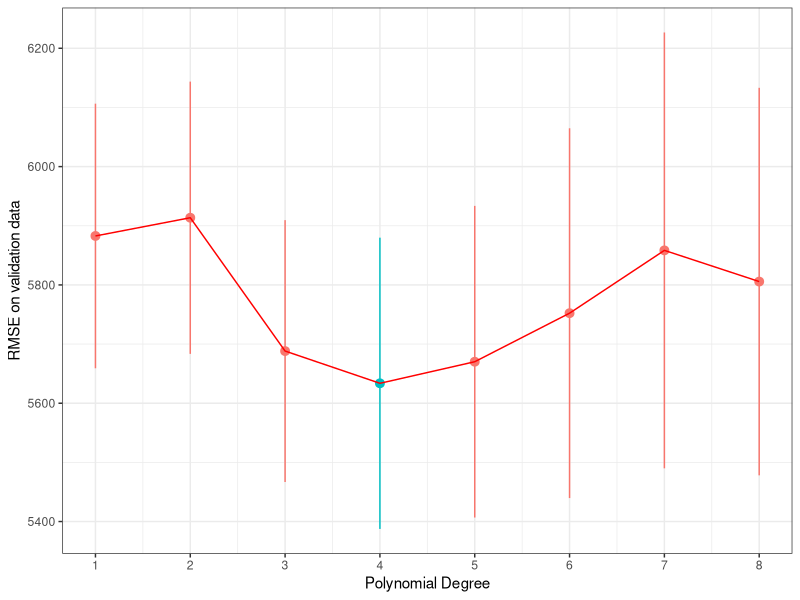

Reproduce this figure in R.
## ---- chunk 1
library(scales)
library(tidyverse)
library(knitr)

# set plot theme
theme_set(theme_bw())
## ---- chunk 2

set.seed(42)
 
data <- read_tsv("trips_per_day.tsv")
n <- nrow(data) # total rows in the data
shuffled_indices <- sample(n) 
 
 
n_test <- floor(0.1 * n)
test_idx <- shuffled_indices[1:n_test]
test_set <- data[test_idx, ]
 
 
remaining_idx <- shuffled_indices[(n_test + 1):n]
remaining_data <- data[remaining_idx, ]
 
 
num_folds <- 5
train_val_set <- remaining_data %>%
  mutate(fold = ((row_number() - 1) %% num_folds) + 1)
 
head(train_val_set)
## ---- chunk 3
K <- 1:8
avg_validate_err <- c()
se_validate_err <- c()
for (k in K) {

  # do 5-fold cross-validation within each value of k
  validate_err <- c()
  for (f in 1:num_folds) {
    # fit on the training data
    train_set <- filter(train_val_set, fold != f)
    model <- lm(num_trips ~ poly(tmin, k, raw = T), data=train_set)

    # evaluate on the validation data
    val_set <- filter(train_val_set, fold == f)
    validate_err[f] <- sqrt(mean((predict(model, val_set) - val_set$num_trips)^2))
  }

  # compute the average validation error across folds
  # and the standard error on this estimate
  avg_validate_err[k] <- mean(validate_err)
  se_validate_err[k] <- sd(validate_err) / sqrt(num_folds)
}
print(min(avg_validate_err))
## ---- chunk 4
# plot the validate error, highlighting the value of k with the lowest average error
plot_data <- data.frame(K, avg_validate_err, se_validate_err)
ggplot(plot_data, aes(x=K, y=avg_validate_err)) +
  geom_pointrange(aes(ymin=avg_validate_err - se_validate_err,
                      ymax=avg_validate_err + se_validate_err,
                      color=avg_validate_err == min(avg_validate_err))) +
  geom_line(color = "red") +
  scale_x_continuous(breaks=1:12) +
  theme(legend.position="none") +
  xlab('Polynomial Degree') +
  ylab('RMSE on validation data')
## ---- chunk 5
avg_validate_err <- c()
se_validate_err <- c()

for (f in 1:num_folds) {
# fit on the training data
    train_set <- filter(train_val_set, fold != f)
    model <- lm(num_trips ~ tmax*snwd*prcp, data=train_set)

    # evaluate on the validation data
    val_set <- filter(train_val_set, fold == f)
    validate_err[f] <- sqrt(mean((predict(model, val_set) - val_set$num_trips)^2))
}

  # compute the average validation error across folds
  # and the standard error on this estimate
  avg_validate_err <- mean(validate_err)
  se_validate_err<- sd(validate_err) / sqrt(num_folds)

  print(avg_validate_err)

## ---- chunk 6
K <- 1:8
avg_validate_err <- c()
se_validate_err <- c()
for (k in K) {

  # do 5-fold cross-validation within each value of k
  validate_err <- c()
  for (f in 1:num_folds) {
    # fit on the training data
    train_set <- filter(train_val_set, fold != f)
    model <- lm(num_trips ~ poly(tmax*snwd*prcp, k, raw = T), data=train_set)

    # evaluate on the validation data
    val_set <- filter(train_val_set, fold == f)
    validate_err[f] <- sqrt(mean((predict(model, val_set) - val_set$num_trips)^2))
  }

  # compute the average validation error across folds
  # and the standard error on this estimate
  avg_validate_err[k] <- mean(validate_err)
  se_validate_err[k] <- sd(validate_err) / sqrt(num_folds)
}
print(min(avg_validate_err))
print(se_validate_err)
## ---- chunk 7
K <- 1:8
avg_validate_err <- c()
se_validate_err <- c()
for (k in K) {

  # do 5-fold cross-validation within each value of k
  validate_err <- c()
  for (f in 1:num_folds) {
    # fit on the training data
    train_set <- filter(train_val_set, fold != f)
    model <- lm(num_trips ~ poly(tmin+snwd+prcp, k, raw = T), data=train_set)

    # evaluate on the validation data
    val_set <- filter(train_val_set, fold == f)
    validate_err[f] <- sqrt(mean((predict(model, val_set) - val_set$num_trips)^2))
  }

  # compute the average validation error across folds
  # and the standard error on this estimate
  avg_validate_err[k] <- mean(validate_err)
  se_validate_err[k] <- sd(validate_err) / sqrt(num_folds)
}
print(min(avg_validate_err))
print(se_validate_err)
## ---- chunk 8
train_val_set <- train_val_set |> mutate(day_of_week = wday(ymd))
 
K <- 1:8
avg_validate_err <- c()
se_validate_err <- c()
for (k in K) {

  # do 5-fold cross-validation within each value of k
  validate_err <- c()
  for (f in 1:num_folds) {
    # fit on the training data
    train_set <- filter(train_val_set, fold != f)
    model <- lm(num_trips ~ poly(tmax, k, raw = TRUE) + poly(snwd, k, raw = TRUE) +
        poly(prcp, k, raw = TRUE) + day_of_week, data = train_set)
    
    # evaluate on the validation data
    val_set <- filter(train_val_set, fold == f)

    validate_err[f] <- sqrt(mean((predict(model, val_set) - val_set$num_trips)^2))
  }

  # compute the average validation error across folds
  # and the standard error on this estimate
  avg_validate_err[k] <- mean(validate_err)
  se_validate_err[k] <- sd(validate_err) / sqrt(num_folds)
}
print(min(avg_validate_err))
## ---- chunk 9
avg_validate_err <- c()
se_validate_err <- c()

for (f in 1:num_folds) {
# fit on the training data
    train_set <- filter(train_val_set, fold != f)
    model <- lm(num_trips ~ tmax*snwd + tmax*prcp, data=train_set)

    # evaluate on the validation data
    val_set <- filter(train_val_set, fold == f)
    validate_err[f] <- sqrt(mean((predict(model, val_set) - val_set$num_trips)^2))
}

  # compute the average validation error across folds
  # and the standard error on this estimate
  avg_validate_err <- mean(validate_err)
  se_validate_err<- sd(validate_err) / sqrt(num_folds)

  print(avg_validate_err)
## ---- chunk 10
train_val_set <- train_val_set |> mutate(is_weekend = day_of_week == 1 | day_of_week == 7)

K <- 1:8
avg_validate_err <- c()
se_validate_err <- c()
for (k in K) {

  # do 5-fold cross-validation within each value of k
  validate_err <- c()
  for (f in 1:num_folds) {
    # fit on the training data
    train_set <- filter(train_val_set, fold != f)
    model <- lm(num_trips ~ tmax*snwd + tmax*prcp + is_weekend, data = train_set)
    
    # evaluate on the validation data
    val_set <- filter(train_val_set, fold == f)

    validate_err[f] <- sqrt(mean((predict(model, val_set) - val_set$num_trips)^2))
  }

  # compute the average validation error across folds
  # and the standard error on this estimate
  avg_validate_err[k] <- mean(validate_err)
  se_validate_err[k] <- sd(validate_err) / sqrt(num_folds)
}
print(avg_validate_err)
## ---- chunk 11
holidays <- read_csv("holidays.csv", col_names = c('row_num','ymd','holiday'))





train_val_set_holiday <- left_join(train_val_set, holidays, by = "ymd")
colnames(train_val_set_holiday)  # Do you see "holiday" here exactly?

# 2. Try pulling the first few rows
head(train_val_set_holiday$holiday)  # Does this work?

# 3. Check for NAs manually
sum(is.na(train_val_set_holiday$holiday))  # Should return how many non-holiday rows

# 4. Now safely create the column
train_val_set_holiday <- train_val_set_holiday |>
  mutate(is_holiday = !is.na(holiday))
## ---- chunk 12
K <- 1:8
avg_validate_err <- c()
se_validate_err <- c()
for (k in K) {

  # do 5-fold cross-validation within each value of k
  validate_err <- c()
  for (f in 1:num_folds) {
    # fit on the training data
    train_set <- filter(train_val_set_holiday, fold != f)

    model <- lm(num_trips ~ tmax*snwd + tmax*prcp + is_weekend + day_of_week*is_holiday, data = train_set)
    # evaluate on the validation data
    val_set <- filter(train_val_set_holiday, fold == f)

    validate_err[f] <- sqrt(mean((predict(model, val_set) - val_set$num_trips)^2))
  }

  # compute the average validation error across folds
  # and the standard error on this estimate
  avg_validate_err <- mean(validate_err)
  se_validate_err <- sd(validate_err) / sqrt(num_folds)
}
print(avg_validate_err)
## ---- chunk 13

train_val_set <- train_val_set_holiday |> mutate(lag_1 = lag(num_trips)) |> mutate(lag_1 = replace(lag_1, is.na(lag_1), 0))

avg_validate_err <- c()
se_validate_err <- c()

  # do 5-fold cross-validation within each value of k
  validate_err <- c()
  for (f in 1:num_folds) {
    # fit on the training data
    train_set <- filter(train_val_set, fold != f)
    model <- lm(num_trips ~ tmax*snwd + tmax*prcp + is_weekend + day_of_week*is_holiday + lag_1, data = train_set)
    
    # evaluate on the validation data
    val_set <- filter(train_val_set, fold == f)

    validate_err[f] <- sqrt(mean((predict(model, val_set) - val_set$num_trips)^2))
  }

  # compute the average validation error across folds
  # and the standard error on this estimate
  avg_validate_err<- mean(validate_err)
  se_validate_err<- sd(validate_err) / sqrt(num_folds)

print(avg_validate_err)
## ---- chunk 14

train_val_set <- train_val_set_holiday |> mutate(lag_1 = lag(num_trips)) |> mutate(lag_1 = replace(lag_1, is.na(lag_1), 0))

avg_validate_err <- c()
se_validate_err <- c()

  # do 5-fold cross-validation within each value of k
  validate_err <- c()
  for (f in 1:num_folds) {
    # fit on the training data
    train_set <- filter(train_val_set, fold != f)
    model <- lm(num_trips ~ tmax*snwd + tmax*prcp + is_weekend + day_of_week*is_holiday +poly(snow,k+1,raw=TRUE) + poly(tmin,k,raw=TRUE), data = train_set)
    
    # evaluate on the validation data
    val_set <- filter(train_val_set, fold == f)

    validate_err[f] <- sqrt(mean((predict(model, val_set) - val_set$num_trips)^2))
  }

  # compute the average validation error across folds
  # and the standard error on this estimate
  avg_validate_err[k]<- mean(validate_err)
  se_validate_err[k]<- sd(validate_err) / sqrt(num_folds)

print(avg_validate_err)

model <- lm(num_trips ~ tmax*snwd + tmax*prcp + is_weekend + day_of_week*is_holiday +poly(snow,2,raw=TRUE) + poly(tmin,3,raw=TRUE), data = train_set)
save(model, file="best_model.RData")
